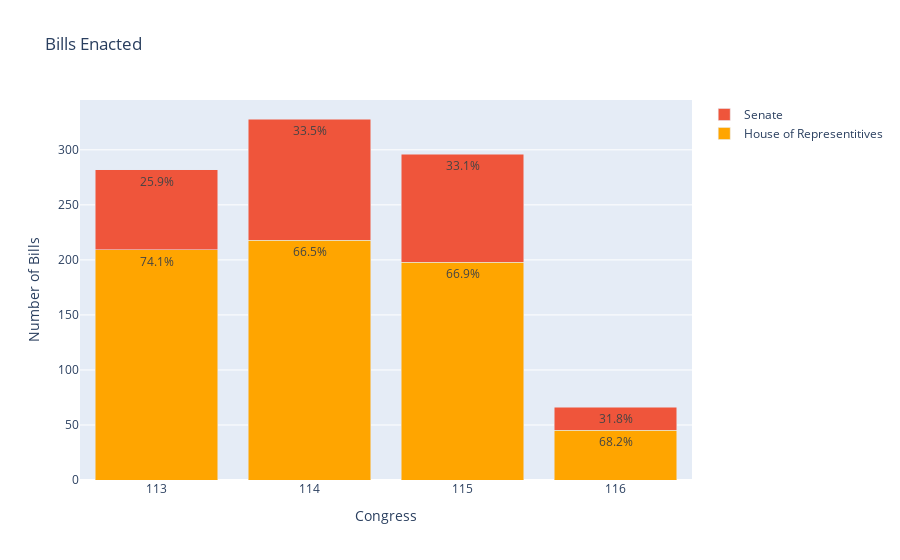

Notebook code cell kept with this figure:
### Code cell
#create t/f column if bill was enacted then new enacted df
bills_hr["enacted_t_f"] = bills_hr["enacted"].notnull()
bills_enacted_hr = bills_hr.loc[bills_hr['enacted_t_f'] == True]

bills_s["enacted_t_f"] = bills_s["enacted"].notnull()
bills_enacted_s = bills_s.loc[bills_s['enacted_t_f'] == True]


congress_bills_enacted_hr= bills_enacted_hr.groupby(["congress"]).count()
congress_bills_enacted_s= bills_enacted_s.groupby(["congress"]).count()

#percent calc

total_number_bills_enacted_per_congress = (congress_bills_enacted_hr["bill_slug"]+congress_bills_enacted_s["bill_slug"])

#percent calc
congress_bills_enacted_hr["percent"] = round(congress_bills_enacted_hr["bill_slug"]/total_number_bills_enacted_per_congress*100, 1).astype(str) + '%'
congress_bills_enacted_s["percent"] = round(congress_bills_enacted_s["bill_slug"]/total_number_bills_enacted_per_congress*100, 1).astype(str) + '%'

reindex_congress_bills_enacted_hr = congress_bills_enacted_hr.reset_index()
reindex_congress_bills_enacted_s = congress_bills_enacted_s.reset_index()


#create stacked bar chart of enacted bills by chamber

fig2 = go.Figure(data=[
    go.Bar(name='House of Representitives', x=reindex_congress_bills_enacted_hr["congress"], y=reindex_congress_bills_enacted_hr["bill_slug"], text = reindex_congress_bills_enacted_hr["percent"], textposition='auto', marker_color = "orange"),
    go.Bar(name='Senate', x=reindex_congress_bills_enacted_s["congress"], y=reindex_congress_bills_enacted_s["bill_slug"], text = reindex_congress_bills_enacted_s["percent"], textposition='auto')
])

#fig2 = go.FigureWidget(data=[
    #go.Bar(name='House of Representitives', x=reindex_congress_bills_enacted_hr["congress"], y=reindex_congress_bills_enacted_hr["bill_slug"], text = reindex_congress_bills_enacted_hr["bill_slug"], textposition='auto', marker_color = "orange"),
    #go.Bar(name='Senate', x=reindex_congress_bills_enacted_s["congress"], y=reindex_congress_bills_enacted_s["bill_slug"], text = reindex_congress_bills_enacted_s["bill_slug"], textposition='auto')
#])
# Change the bar mode
fig2.update_layout(barmode='stack', 
    title="Bills Enacted", 
    xaxis_title="Congress",
    yaxis_title="Number of Bills",
    xaxis_type='category')
fig2.show()

### Figure 1 — Plotly figure (JSON) as saved in the notebook; plotly's stock layout.template omitted (floating-point values rounded to 4 significant figures)
{"data": [{"marker": {"color": "orange"}, "name": "House of Representitives", "text": ["74.1%", "66.5%", "66.9%", "68.2%"], "textposition": "auto", "type": "bar", "x": [113, 114, 115, 116], "y": [209, 218, 198, 45]}, {"name": "Senate", "text": ["25.9%", "33.5%", "33.1%", "31.8%"], "textposition": "auto", "type": "bar", "x": [113, 114, 115, 116], "y": [73, 110, 98, 21]}], "layout": {"barmode": "stack", "title": {"text": "Bills Enacted"}, "xaxis": {"title": {"text": "Congress"}, "type": "category"}, "yaxis": {"title": {"text": "Number of Bills"}}}}
